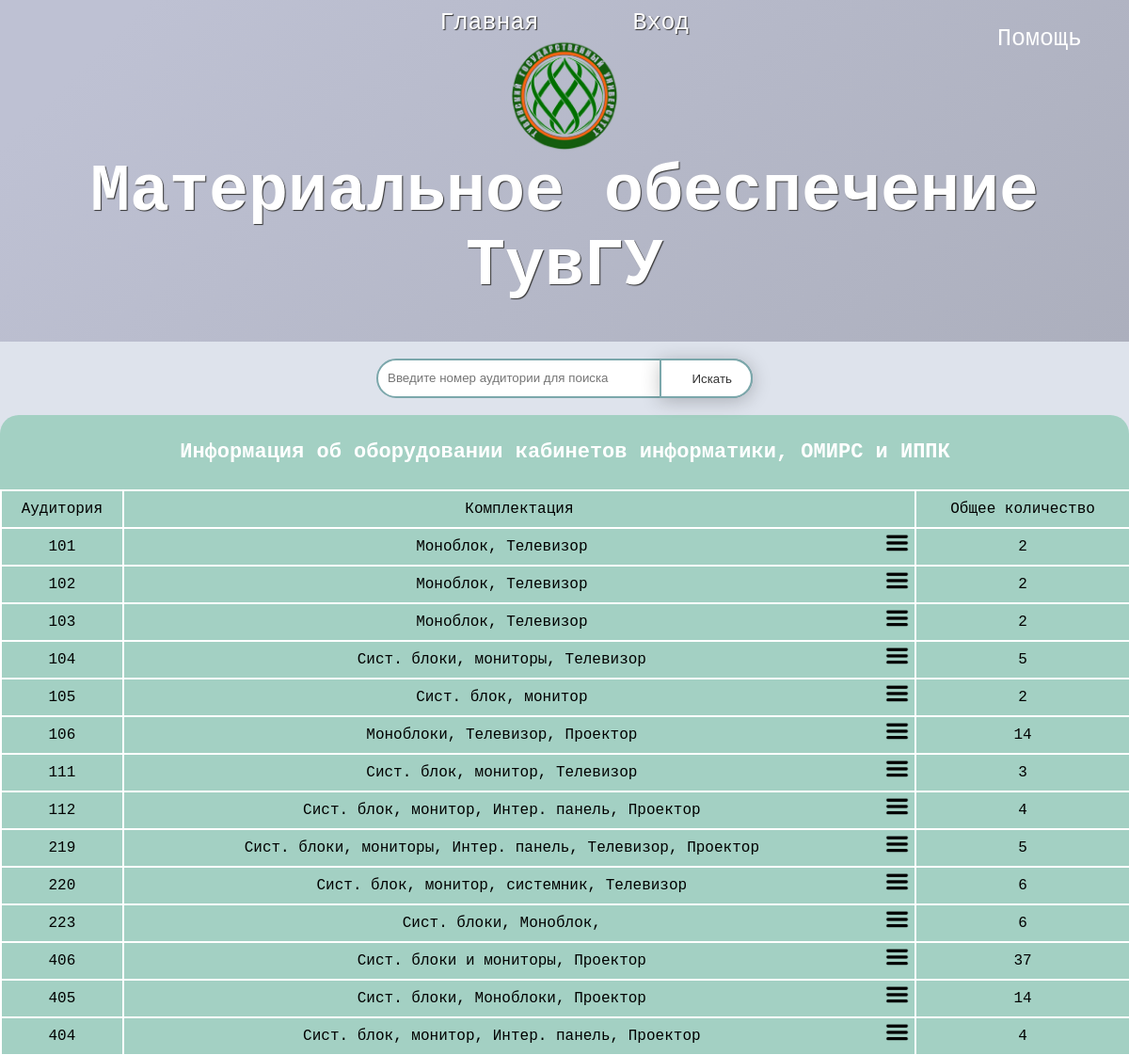
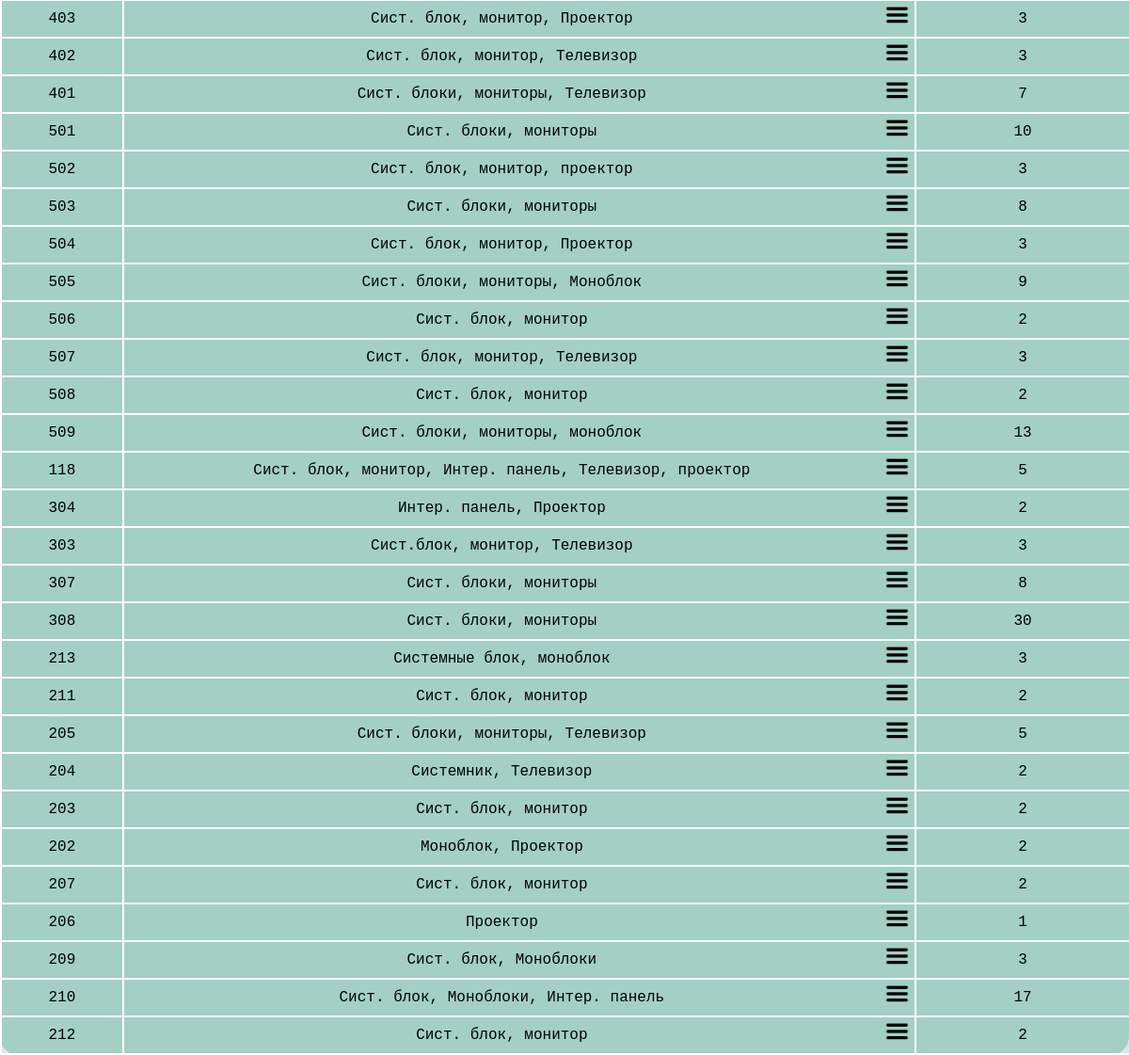
The app's page /search/search_rabochaya.php?id=101 with its own data (2 pictures, top to bottom).
### tables this page shows
CREATE TABLE `rabochaya` (
  `id` int(11) NOT NULL,
  `aud` int(11) NOT NULL,
  `komp` varchar(255) NOT NULL,
  `kol` int(11) NOT NULL,
  `korpus_id` int(11) NOT NULL
);

### search/search_rabochaya.php (the view, shortened to what this page needs)
<!DOCTYPE HTML>
<html>
  <head>
  </head>
 <body>
  <header>
   <div class="overlay">
    <?php
    if ($_SESSION['admin_example']) {
    echo " <a href='../edit/edit.php' class='text'>Главная</a>";}
    else{echo " <a href='../glavnaya.php' class='text'>Главная</a>";}
    if ($_SESSION['admin_example']) {
        echo "<a href='../admin/logout.php' class='text' >Выйти</a>";
    } else {
        echo "<a href='../admin/admin.php' class='text' >Вход</a>";
    }
    ?>
 <img id= "c" src = "../images/Tuvsu_logo-removed.jpg" style = "position: relative; top: 15; left: 0; width:10%; height: 20%;">
<h1>Материальное обеспечение ТувГУ</h1>
    </div>
    <br>
      </header>
  <?
  include "../scripts/param.php";
  include "../header.php";
$tab  =  mysqli_query( $link,  "SELECT * FROM rabochaya" );
$i = 0;
?>
<a href="" onclick="go('../pomosh.php'); return false;" style="position:absolute; right:0; top:1%;">Помощь</a>
<div class="d1">
<form action = "" method="post" enctype="multipart/form-data">
  <input type="text" formaction="" name = "text" placeholder="Введите номер аудитории для поиска">
  <button type="submit" >Искать</button>
</form><br>
</div>
<?if(mysqli_num_rows($tab) < 1) {
?><center><strong><h1>Ничего не найдено</h1></strong></center><?}
else{?>
<table><?
while($i<count($tab))
{?>
<tr><th colspan="5">Информация об оборудовании кабинетов информатики, ОМИРС и ИППК</th></tr>
 <tr>
  <td>Аудитория</td>
  <td colspan="2">Комплектация</td>
  <td>Общее количество</td>
 </tr>
<?
         while ($row = $tab->fetch_assoc()) {
                if($row['year'] == 0)
                $row['year'] = '';
            ?>
 <tr>
  <td><?echo $row['aud']?></td>
  <td><?echo $row['komp']?></td>
  <td style='border-left: none;'><?echo "<a href='search_rabochaya.php?id=$row[aud]#modal' class='mod' title='Подробно'><img src='../images/dop.png' width= '25px' height= '25px'></a>";?></td>
  <td><?echo $row['kol']?></td>
</tr><?
}
$i++;
}?>
</table><?}?>
  </body>
 </html>

### header.php (style rules this page uses)
* { padding: 0; margin: 0; box-sizing: border-box; }
a { text-decoration: none; color: #FFF; font-family: 'Courier', cursive; font-size: 25px; padding:5px 50px 5px; }
body { margin: 0; height: 100%; background: linear-gradient( 135deg, #DEE3EC 10%, #DEE3EC 100%); }
header { text-align: center; background-attachment: fixed; position: relative; overflow: hidden; border-radius: 0; }
header .overlay { width: 100%; height: 100%; padding: 10px; color: #FFF; text-shadow: 1px 1px 1px #333; background-image: linear-gradient( 135deg, #BEC1D3 10%, #ACAFBD 100%); }
h1 { font-family: 'Courier', cursive; font-size: 70px; margin-bottom: 30px; }
a { text-decoration: none; }
button { border: none; outline: none; padding: 10px 20px; border-radius: 50px; color: #333; background: #fff; margin-bottom: 15px; box-shadow: 0 3px 20px 0 #0000003b; }
table { font-family: "Courier", bold; text-align: center; border-collapse: collapse; border-spacing: 5px; background: #A3D0C3; border-radius: 20px; width: 100%; height: auto; }
th { font-size: 22px; font-weight: 100%; padding: 12px 10px; border-bottom: 2px solid white; color: white; height: 80px; }
tbody tr:nth-child(2) { border-bottom: 2px solid white; }
td { color: black; border-left: 2px solid white; border-bottom: 2px solid white; height: 40px; }
* { box-sizing: border-box; }
form { position: relative; width: 400px; margin: 0 auto; }
.d1 input { width: 100%; height: 42px; padding-left: 10px; border: 2px solid #7BA7AB; border-radius: 42px; color: #9E9C9C; }
.d1 button { position: absolute; top: 0; right: 0px; width: auto; height: 42px; border: 2px solid #7BA7AB; border-radius: 0 42px 42px 0; cursor: pointer; }
.d1 button:before { content: "\f002"; font-family: FontAwesome; font-size: 16px; color: #F9F0DA; }
a.mod { display:block; padding:0; text-decoration: none; color: #000; }

### records on screen
rabochaya: aud "101", komp "Моноблок, Телевизор", kol "2"
rabochaya: aud "102", komp "Моноблок, Телевизор", kol "2"
rabochaya: aud "103", komp "Моноблок, Телевизор", kol "2"
rabochaya: aud "104", komp "Сист. блоки, мониторы, Телевизор", kol "5"
rabochaya: aud "105", komp "Сист. блок, монитор", kol "2"
rabochaya: aud "106", komp "Моноблоки, Телевизор, Проектор", kol "14"
rabochaya: aud "111", komp "Сист. блок, монитор, Телевизор", kol "3"
rabochaya: aud "112", komp "Сист. блок, монитор, Интер. панель, Проектор", kol "4"
rabochaya: aud "219", komp "Сист. блоки, мониторы, Интер. панель, Телевизор, Проектор", kol "5"
rabochaya: aud "220", komp "Сист. блок, монитор, системник, Телевизор", kol "6"
rabochaya: aud "223", komp "Сист. блоки, Моноблок,", kol "6"
rabochaya: aud "406", komp "Сист. блоки и мониторы, Проектор", kol "37"
rabochaya: aud "405", komp "Сист. блоки, Моноблоки, Проектор", kol "14"
rabochaya: aud "404", komp "Сист. блок, монитор, Интер. панель, Проектор", kol "4"
rabochaya: aud "403", komp "Сист. блок, монитор, Проектор", kol "3"
rabochaya: aud "402", komp "Сист. блок, монитор, Телевизор", kol "3"
rabochaya: aud "401", komp "Сист. блоки, мониторы, Телевизор", kol "7"
rabochaya: aud "501", komp "Сист. блоки, мониторы", kol "10"
rabochaya: aud "502", komp "Сист. блок, монитор, проектор", kol "3"
rabochaya: aud "503", komp "Сист. блоки, мониторы", kol "8"
rabochaya: aud "504", komp "Сист. блок, монитор, Проектор", kol "3"
rabochaya: aud "505", komp "Сист. блоки, мониторы, Моноблок", kol "9"
rabochaya: aud "506", komp "Сист. блок, монитор", kol "2"
rabochaya: aud "507", komp "Сист. блок, монитор, Телевизор", kol "3"
rabochaya: aud "508", komp "Сист. блок, монитор", kol "2"
rabochaya: aud "509", komp "Сист. блоки, мониторы, моноблок", kol "13"
rabochaya: aud "118", komp "Сист. блок, монитор, Интер. панель, Телевизор, проектор", kol "5"
rabochaya: aud "304", komp "Интер. панель, Проектор", kol "2"
rabochaya: aud "303", komp "Сист.блок, монитор, Телевизор", kol "3"
rabochaya: aud "307", komp "Сист. блоки, мониторы", kol "8"
rabochaya: aud "308", komp "Сист. блоки, мониторы", kol "30"
rabochaya: aud "213", komp "Системные блок, моноблок", kol "3"
rabochaya: aud "211", komp "Сист. блок, монитор", kol "2"
rabochaya: aud "205", komp "Сист. блоки, мониторы, Телевизор", kol "5"
rabochaya: aud "204", komp "Системник, Телевизор", kol "2"
rabochaya: aud "203", komp "Сист. блок, монитор", kol "2"
rabochaya: aud "202", komp "Моноблок, Проектор", kol "2"
rabochaya: aud "207", komp "Сист. блок, монитор", kol "2"
rabochaya: aud "206", komp "Проектор", kol "1"
rabochaya: aud "209", komp "Сист. блок, Моноблоки", kol "3"
rabochaya: aud "210", komp "Сист. блок, Моноблоки, Интер. панель", kol "17"
rabochaya: aud "212", komp "Сист. блок, монитор", kol "2"
